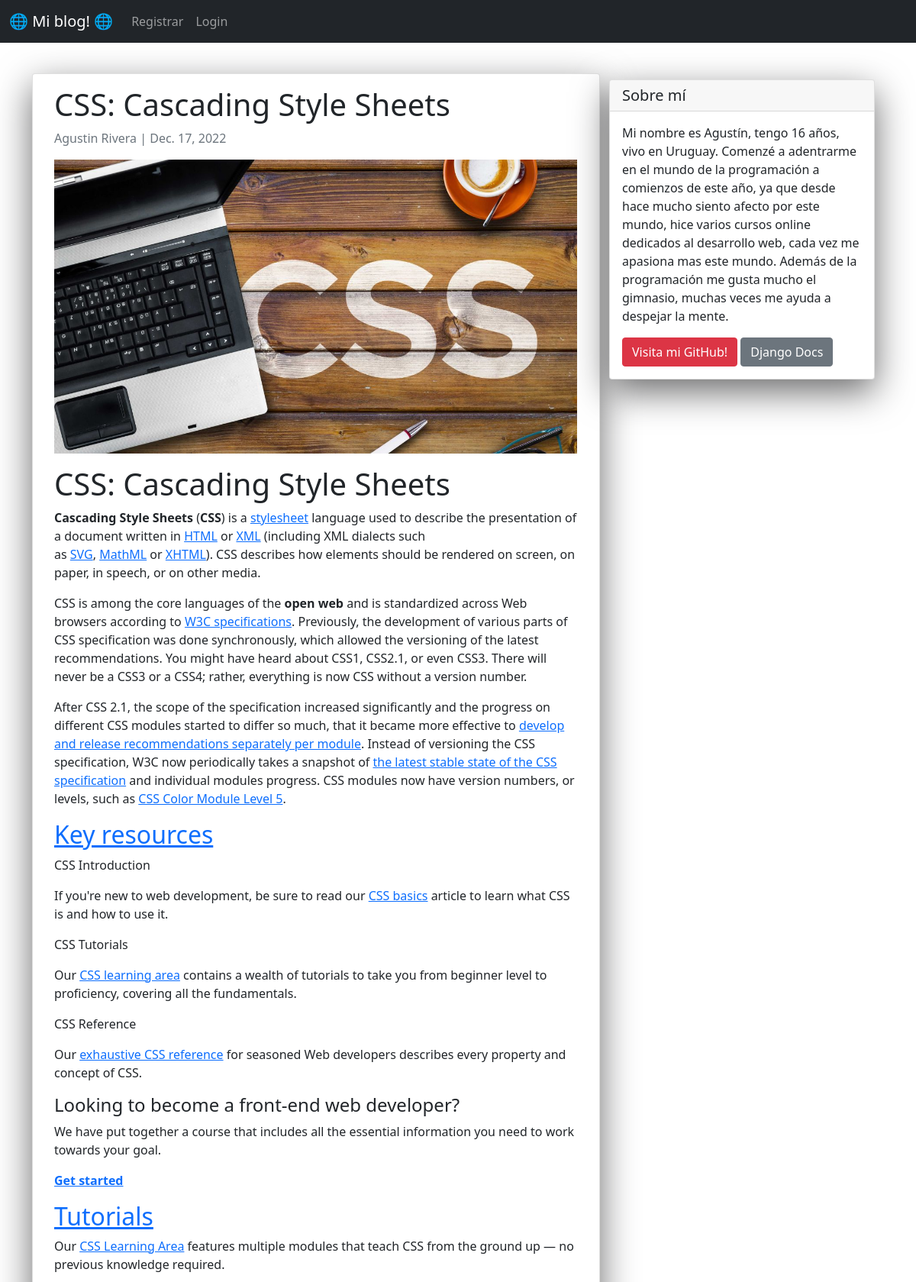
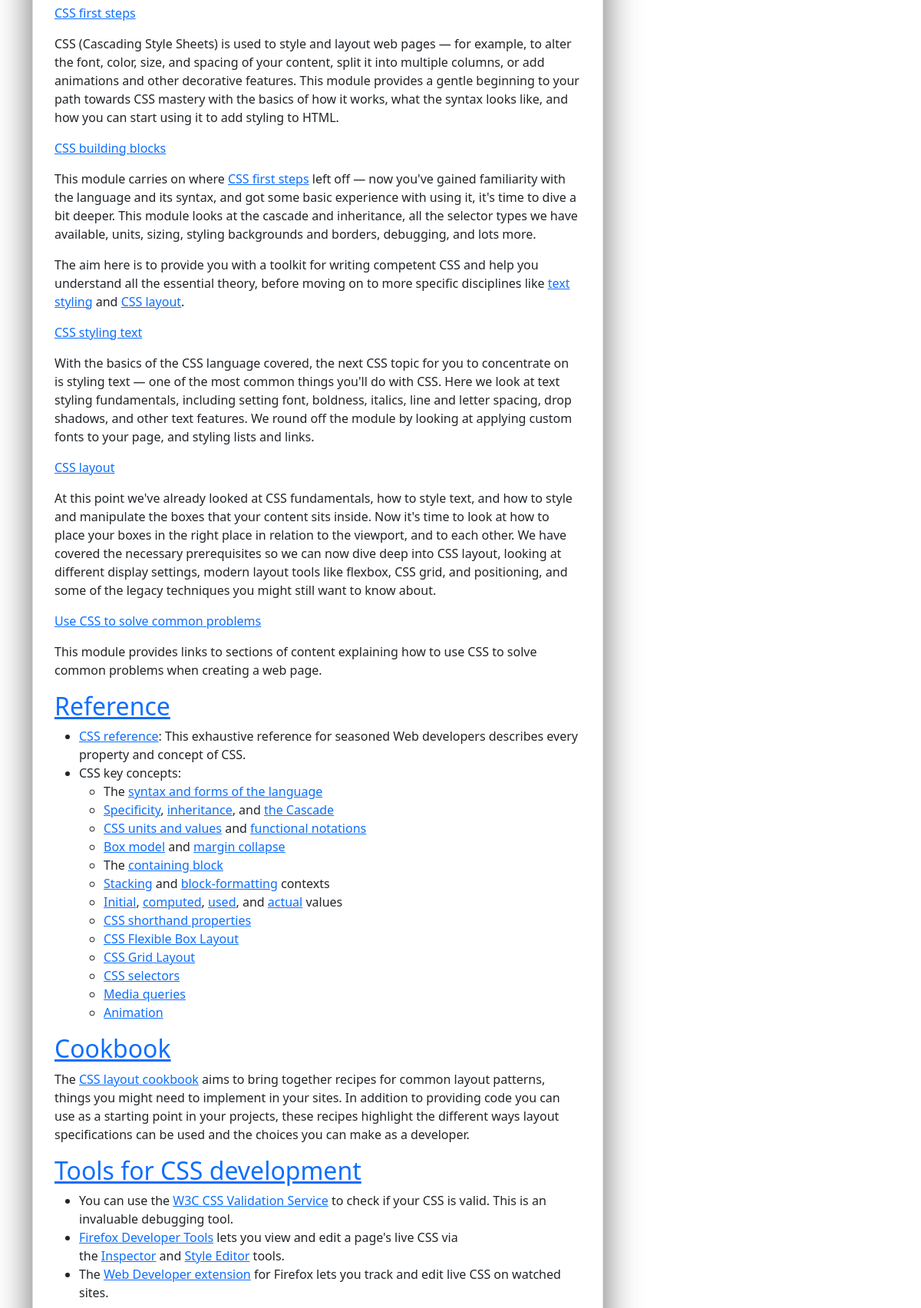
The page /post/8/ (upper part) on the database its author committed (2 pictures, top to bottom).
### appblog/models.py (models this page shows, shortened)
class Post(models.Model):
    titulo = models.CharField(max_length=60)
    imagen_cabezera = models.ImageField(null=True, blank=True, upload_to="imagenes/")
    titulo_tag = models.CharField(max_length=60)
    autor = models.ForeignKey(User, on_delete=models.CASCADE)
    cuerpo = RichTextField(blank=True, null=True)
    fecha = models.DateField(auto_now_add=True)
    descripcion = models.CharField(max_length=100, default='click en el link para leer mas')

### appblog/views.py (the view)
# urls.py: path('post/<pk>/', PostDetail.as_view(), name="detalle-post"),
class PostDetail(DetailView):
   model = Post
   template_name = 'appblog/detail_post.html'

### appblog/templates/appblog/detail_post.html (shortened to what this page needs)
{% extends 'appblog/base.html' %}
{% block content %}
<div class="container">
  <div class="row">
    <div class="col-md-8 card mb-4  mt-3 left  top">
      <div class="card-body">
        <h1>{% block title %} {{object.titulo}} {% endblock title %}</h1>
        <p class=" text-muted">{{ object.autor.first_name}}
            {{object.autor.last_name}} | {{ object.fecha }}
        </p>
        {% if object.imagen_cabezera %}
            <img src="{{ object.imagen_cabezera.url }}" width="685">
        {% endif %}
        <p class="card-text ">{{ object.cuerpo|safe }}</p>
        <br/><br/>
<br/><br/>
    <br/><br/>
<br>
{% if not post.comments.all %}
<br>
    <br>
<br>
{% endif %}
<br>
      </div>
    </div>
    {% block sidebar %} {% include 'appblog/sidebar.html' %} {% endblock sidebar %}
  </div>
</div>
{% endblock content %}

### appblog/templates/appblog/sidebar.html (style rules this page uses)
.card { box-shadow: 0 16px 48px #6a6a6b; }

### rows shown on the page
Post: titulo "CSS: Cascading Style Sheets", autor.first_name "Agustin", autor.last_name "Rivera", fecha "Dec. 17, 2022", imagen_cabezera (picture), cuerpo "CSS: Cascading Style Sheets Cascading Style Sheets ( CSS ) is a stylesheet language used to describe the presentation of a document written in HTML or XML (including XML dialects such as SVG , MathML or XHTML ). CSS describes how elements should be rendered on screen, on paper, in speech, or on other media. CSS is among the core languages of the open web and is standardized across Web browsers according to W3C specifications . Previously, the development of various parts of CSS specification was done synchronously, which allowed the versioning of the latest recommendations. You might have heard about CSS1, CSS2.1, or even CSS3. There will never be a CSS3 or a CSS4; rather, everything is now…"
